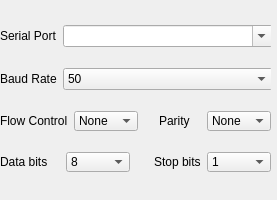
<?xml version="1.0" encoding="UTF-8"?>
<ui version="4.0">
 <class>SerialPortSetting</class>
 <widget class="QWidget" name="SerialPortSetting">
  <property name="geometry">
   <rect>
    <x>0</x>
    <y>0</y>
    <width>277</width>
    <height>200</height>
   </rect>
  </property>
  <property name="minimumSize">
   <size>
    <width>277</width>
    <height>200</height>
   </size>
  </property>
  <property name="maximumSize">
   <size>
    <width>277</width>
    <height>200</height>
   </size>
  </property>
  <property name="windowTitle">
   <string>Form</string>
  </property>
  <widget class="QWidget" name="">
   <property name="geometry">
    <rect>
     <x>0</x>
     <y>10</y>
     <width>271</width>
     <height>181</height>
    </rect>
   </property>
   <layout class="QVBoxLayout" name="verticalLayout">
    <item>
     <layout class="QHBoxLayout" name="horizontalLayout">
      <item>
       <widget class="QLabel" name="portlabel">
        <property name="text">
         <string>Serial Port</string>
        </property>
       </widget>
      </item>
      <item>
       <widget class="QComboBox" name="portName">
        <property name="minimumSize">
         <size>
          <width>210</width>
          <height>0</height>
         </size>
        </property>
        <property name="toolTip">
         <string>&lt;html&gt;&lt;head/&gt;&lt;body&gt;&lt;p&gt;The serial port to which the system is connected. All ports listed here should work, unless marked INVALID (this can happen if a port has been removed from the system after this dialog was first used).&lt;/p&gt;&lt;/body&gt;&lt;/html&gt;</string>
        </property>
        <property name="editable">
         <bool>true</bool>
        </property>
        <property name="insertPolicy">
         <enum>QComboBox::NoInsert</enum>
        </property>
        <property name="sizeAdjustPolicy">
         <enum>QComboBox::AdjustToContentsOnFirstShow</enum>
        </property>
        <property name="minimumContentsLength">
         <number>30</number>
        </property>
       </widget>
      </item>
     </layout>
    </item>
    <item>
     <layout class="QHBoxLayout" name="horizontalLayout_2">
      <item>
       <widget class="QLabel" name="portlabel_2">
        <property name="text">
         <string>Baud Rate</string>
        </property>
       </widget>
      </item>
      <item>
       <widget class="QComboBox" name="baudRate">
        <property name="minimumSize">
         <size>
          <width>210</width>
          <height>0</height>
         </size>
        </property>
        <property name="toolTip">
         <string>&lt;html&gt;&lt;head/&gt;&lt;body&gt;&lt;p&gt;The data transmission rate. If unsure 57600 and 115200 are very common rates.&lt;/p&gt;&lt;/body&gt;&lt;/html&gt;</string>
        </property>
        <property name="sizeAdjustPolicy">
         <enum>QComboBox::AdjustToContents</enum>
        </property>
        <item>
         <property name="text">
          <string>50</string>
         </property>
        </item>
        <item>
         <property name="text">
          <string>75</string>
         </property>
        </item>
        <item>
         <property name="text">
          <string>110</string>
         </property>
        </item>
        <item>
         <property name="text">
          <string>134</string>
         </property>
        </item>
        <item>
         <property name="text">
          <string>150</string>
         </property>
        </item>
        <item>
         <property name="text">
          <string>200</string>
         </property>
        </item>
        <item>
         <property name="text">
          <string>300</string>
         </property>
        </item>
        <item>
         <property name="text">
          <string>600</string>
         </property>
        </item>
        <item>
         <property name="text">
          <string>1200</string>
         </property>
        </item>
        <item>
         <property name="text">
          <string>1800</string>
         </property>
        </item>
        <item>
         <property name="text">
          <string>2400</string>
         </property>
        </item>
        <item>
         <property name="text">
          <string>4800</string>
         </property>
        </item>
        <item>
         <property name="text">
          <string>9600</string>
         </property>
        </item>
        <item>
         <property name="text">
          <string>14400</string>
         </property>
        </item>
        <item>
         <property name="text">
          <string>19200</string>
         </property>
        </item>
        <item>
         <property name="text">
          <string>38400</string>
         </property>
        </item>
        <item>
         <property name="text">
          <string>56000</string>
         </property>
        </item>
        <item>
         <property name="text">
          <string>57600</string>
         </property>
        </item>
        <item>
         <property name="text">
          <string>76800</string>
         </property>
        </item>
        <item>
         <property name="text">
          <string>115200</string>
         </property>
        </item>
        <item>
         <property name="text">
          <string>128000</string>
         </property>
        </item>
        <item>
         <property name="text">
          <string>230400</string>
         </property>
        </item>
        <item>
         <property name="text">
          <string>256000</string>
         </property>
        </item>
        <item>
         <property name="text">
          <string>460800</string>
         </property>
        </item>
        <item>
         <property name="text">
          <string>921600</string>
         </property>
        </item>
       </widget>
      </item>
     </layout>
    </item>
    <item>
     <layout class="QHBoxLayout" name="horizontalLayout_3">
      <item>
       <widget class="QLabel" name="label_flowControl">
        <property name="text">
         <string>Flow Control</string>
        </property>
       </widget>
      </item>
      <item>
       <widget class="QComboBox" name="comboBox_flowControl">
        <property name="minimumSize">
         <size>
          <width>64</width>
          <height>20</height>
         </size>
        </property>
        <property name="maximumSize">
         <size>
          <width>64</width>
          <height>20</height>
         </size>
        </property>
        <property name="toolTip">
         <string>&lt;html&gt;&lt;head/&gt;&lt;body&gt;&lt;p&gt;Set the flow control type. In most cases this is None or HW (aka. DTS/RTS). SW type is aka. XON/XOFF.&lt;/p&gt;&lt;/body&gt;&lt;/html&gt;</string>
        </property>
        <property name="currentIndex">
         <number>0</number>
        </property>
        <item>
         <property name="text">
          <string>None</string>
         </property>
        </item>
        <item>
         <property name="text">
          <string>HW</string>
         </property>
        </item>
        <item>
         <property name="text">
          <string>SW</string>
         </property>
        </item>
       </widget>
      </item>
      <item>
       <spacer name="horizontalSpacer">
        <property name="orientation">
         <enum>Qt::Horizontal</enum>
        </property>
        <property name="sizeHint" stdset="0">
         <size>
          <width>10</width>
          <height>20</height>
         </size>
        </property>
       </spacer>
      </item>
      <item>
       <widget class="QLabel" name="label_Parity">
        <property name="minimumSize">
         <size>
          <width>42</width>
          <height>0</height>
         </size>
        </property>
        <property name="text">
         <string>Parity</string>
        </property>
       </widget>
      </item>
      <item>
       <widget class="QComboBox" name="comboBox_Parity">
        <property name="minimumSize">
         <size>
          <width>64</width>
          <height>20</height>
         </size>
        </property>
        <property name="maximumSize">
         <size>
          <width>64</width>
          <height>20</height>
         </size>
        </property>
        <property name="toolTip">
         <string>&lt;html&gt;&lt;head/&gt;&lt;body&gt;&lt;p&gt;Set the parity. In most cases no parity (None) is used.&lt;/p&gt;&lt;/body&gt;&lt;/html&gt;</string>
        </property>
        <property name="currentIndex">
         <number>0</number>
        </property>
        <item>
         <property name="text">
          <string>None</string>
         </property>
        </item>
        <item>
         <property name="text">
          <string>Odd</string>
         </property>
        </item>
        <item>
         <property name="text">
          <string>Even</string>
         </property>
        </item>
       </widget>
      </item>
     </layout>
    </item>
    <item>
     <layout class="QHBoxLayout" name="horizontalLayout_4">
      <item>
       <widget class="QLabel" name="portlabel_5">
        <property name="minimumSize">
         <size>
          <width>60</width>
          <height>0</height>
         </size>
        </property>
        <property name="text">
         <string>Data bits</string>
        </property>
       </widget>
      </item>
      <item>
       <widget class="QComboBox" name="dataBitsCombo">
        <property name="minimumSize">
         <size>
          <width>64</width>
          <height>20</height>
         </size>
        </property>
        <property name="maximumSize">
         <size>
          <width>64</width>
          <height>20</height>
         </size>
        </property>
        <property name="toolTip">
         <string>&lt;html&gt;&lt;head/&gt;&lt;body&gt;&lt;p&gt;Number of data bits per symbol. This is almost always 8.&lt;/p&gt;&lt;/body&gt;&lt;/html&gt;</string>
        </property>
        <property name="currentIndex">
         <number>3</number>
        </property>
        <item>
         <property name="text">
          <string>5</string>
         </property>
        </item>
        <item>
         <property name="text">
          <string>6</string>
         </property>
        </item>
        <item>
         <property name="text">
          <string>7</string>
         </property>
        </item>
        <item>
         <property name="text">
          <string>8</string>
         </property>
        </item>
       </widget>
      </item>
      <item>
       <spacer name="horizontalSpacer_2">
        <property name="orientation">
         <enum>Qt::Horizontal</enum>
        </property>
        <property name="sizeHint" stdset="0">
         <size>
          <width>10</width>
          <height>20</height>
         </size>
        </property>
       </spacer>
      </item>
      <item>
       <widget class="QLabel" name="portlabel_6">
        <property name="text">
         <string>Stop bits</string>
        </property>
       </widget>
      </item>
      <item>
       <widget class="QComboBox" name="stopBitsCombo">
        <property name="minimumSize">
         <size>
          <width>64</width>
          <height>20</height>
         </size>
        </property>
        <property name="maximumSize">
         <size>
          <width>64</width>
          <height>20</height>
         </size>
        </property>
        <property name="toolTip">
         <string>&lt;html&gt;&lt;head/&gt;&lt;body&gt;&lt;p&gt;Number of stop bits per symbol. This is almost always 1.&lt;/p&gt;&lt;/body&gt;&lt;/html&gt;</string>
        </property>
        <property name="currentIndex">
         <number>0</number>
        </property>
        <item>
         <property name="text">
          <string>1</string>
         </property>
        </item>
        <item>
         <property name="text">
          <string>2</string>
         </property>
        </item>
       </widget>
      </item>
     </layout>
    </item>
   </layout>
  </widget>
 </widget>
 <resources/>
 <connections/>
</ui>
